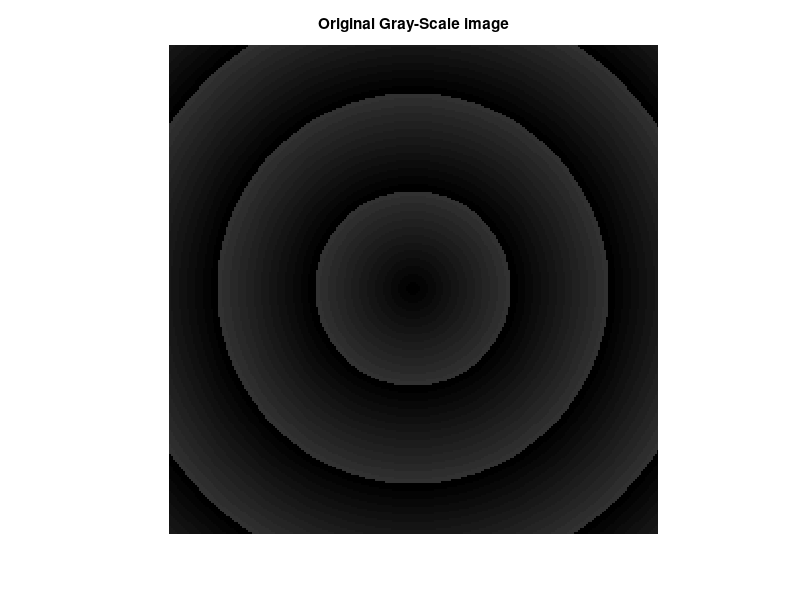
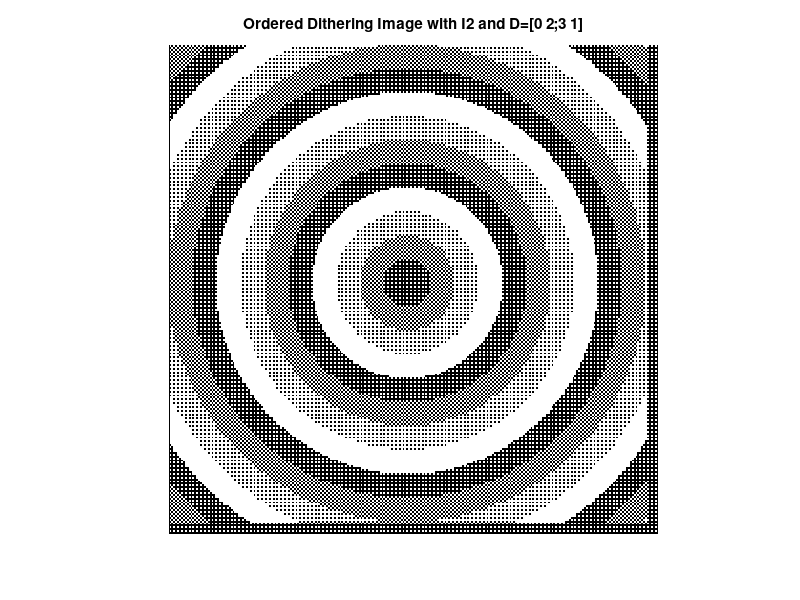
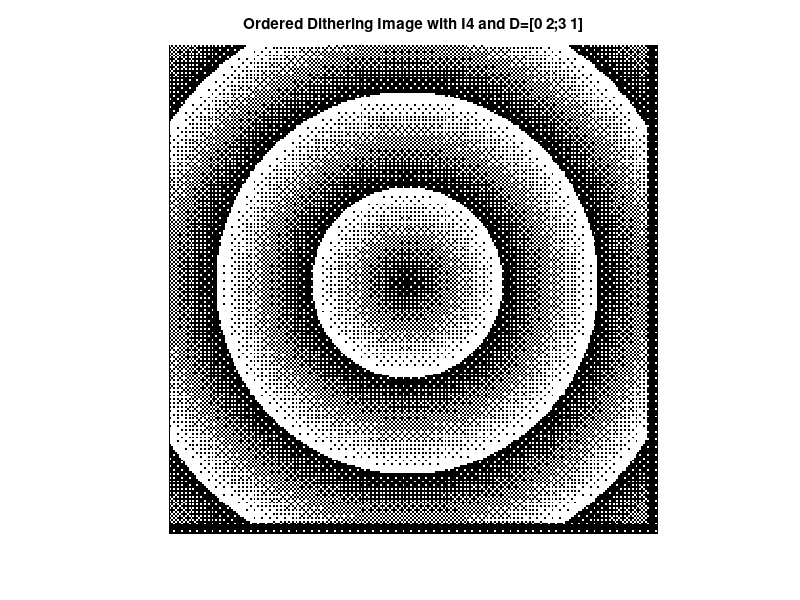
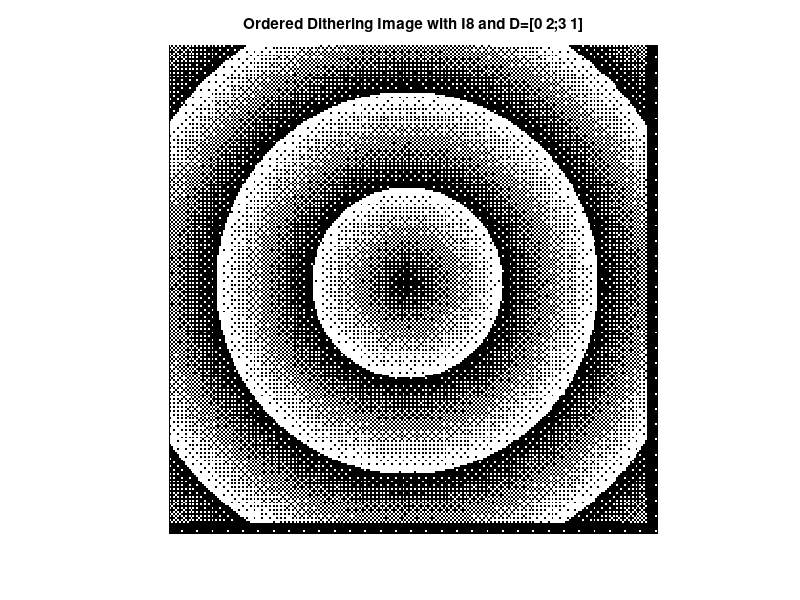

Write the MATLAB code that produced these figures, in order.
close all
clear all
%Create Ordered Dither Matrix
I2 = [0 2 ; 3 1];
I4 = [4*I2+1 , 4*I2+2 ; 4*I2+3 , 4*I2];
I8 = [4*I4+1 , 4*I4+2 ; 4*I4+3 , 4*I4];
I2 = I2 /(max(max(I2))+1);
I4 = I4 /(max(max(I4))+1);
I8 = I8 /(max(max(I8))+1);

%Create Desired image
for m = 1:250
    for n = 1:250
        r = sqrt((m - 125)^2 + (n - 125)^2);
        f(m,n) = mod(r,50);
    end
end
figure, imshow(uint8(f)), title('Original Gray-Scale image');

%Padding Image to be dividible by 8
[M,N] = size(f);
for m = 1:(8-mod(M,8))
    for n = 1:(8-mod(N,8))
        f(M+m,n+N) = 0;
    end
end

%Normalize image
f = (f - min(min(f))) / (max(max(f)) - min(min(f)));

%Half-toning with I2, I4, I8
g_2 = f;
[M,N] = size(f);
for m = 0:fix(M/2)-1
    for n = 0:fix(N/2)-1
        g_2(2*m+1:2*m+2 , 2*n+1:2*n+2) = f(2*m+1:2*m+2 , 2*n+1:2*n+2) >= I2;
    end
end
figure; imshow(g_2); title('Ordered Dithering Image with I2 and D=[0 2;3 1]');

g_4 = f;
[M,N] = size(f);
for m = 0:fix(M/4)-1
    for n = 0:fix(N/4)-1
        g_4(4*m+1:4*m+4 , 4*n+1:4*n+4) = f(4*m+1:4*m+4 , 4*n+1:4*n+4) >= I4;
    end
end
figure; imshow(g_4); title('Ordered Dithering Image with I4 and D=[0 2;3 1]');

g_8 = f;
[M,N] = size(f);
for m = 0:fix(M/8)-1
    for n = 0:fix(N/8)-1
        g_8(8*m+1:8*m+8 , 8*n+1:8*n+8) = f(8*m+1:8*m+8 , 8*n+1:8*n+8) >= I8;
    end
end
figure; imshow(g_8); title('Ordered Dithering Image with I8 and D=[0 2;3 1]');

%Change Ordered Dither Matrix and Repeat above
I2 = [1 0 ; 1 1];
I4 = [4*I2+1 , 4*I2+2 ; 4*I2+3 , 4*I2];
I8 = [4*I4+1 , 4*I4+2 ; 4*I4+3 , 4*I4];
I2 = I2 /(max(max(I2))+1);
I4 = I4 /(max(max(I4))+1);
I8 = I8 /(max(max(I8))+1);
disp(I8);
y_2 = f;
[M,N] = size(f);
for m = 0:fix(M/2)-1
    for n = 0:fix(N/2)-1
        y_2(2*m+1:2*m+2 , 2*n+1:2*n+2) = f(2*m+1:2*m+2 , 2*n+1:2*n+2) >= I2;
    end
end
figure; imshow(y_2); title('Ordered Dithering Image with I2 and D=[1 0;1 1]');

y_4 = f;
[M,N] = size(f);
for m = 0:fix(M/4)-1
    for n = 0:fix(N/4)-1
        y_4(4*m+1:4*m+4 , 4*n+1:4*n+4) = f(4*m+1:4*m+4 , 4*n+1:4*n+4) >= I4;
    end
end
figure; imshow(y_4); title('Ordered Dithering Image with I4 and D=[1 0;1 1]');

y_8 = f;
[M,N] = size(f);
for m = 0:fix(M/8)-1
    for n = 0:fix(N/8)-1
        y_8(8*m+1:8*m+8 , 8*n+1:8*n+8) = f(8*m+1:8*m+8 , 8*n+1:8*n+8) >= I8;
    end
end
figure; imshow(y_8); title('Ordered Dithering Image with I8 and D=[1 0;1 1]');

%Error Diffusion Half-toning
T = 0.5; %Threshold for Error Diffusion
f_hat = f;
b = f_hat >= T;
e = b - f_hat;
[M,N] = size(f);
for m = 2:(M-1)
    for n = 2:(N-1)
        b(m,n) = f_hat(m,n) >= T;
        e(m,n) = b(m,n) - f_hat(m,n);
        f_hat(m-1,n+1) = f_hat(m-1,n+1) - (e(m,n)*3/16);
        f_hat(m,n+1) = f_hat(m,n+1) - (e(m,n)*5/16);
        f_hat(m+1,n+1) = f_hat(m+1,n+1) - (e(m,n)*1/16);
        f_hat(m+1,n) = f_hat(m+1,n) - (e(m,n)*7/16);
    end
end
figure, imshow(b),title('Error Diffusion Dithering');

%Dot Diffusion Half-toning
T = 0.5; %Threshold for Dot Diffusion
g = f;
C = [59 12 46 60 28 14 32 3;  %Class Matrix for Dot Diffusion
    21 25 44 11 58 45 43 30;
    24 20 13 42 33 5 54 8;
    64 52 55 40 63 47 7 18;
    35 57 9 15 50 48 4 36;
    41 17 6 61 22 49 62 34;
    2 53 19 56 39 23 26 51;
    16 37 1 31 29 27 38 10];
C_hat = zeros(10);
C_hat(2:9 , 2:9) = C;
%Create Wieght Matrix for each element in Class Matrix out of main loop for
%reduce process time
for i = 1:64
    mask(:,:,i) = double(C_hat(fix((i-1)/8)+1 : fix((i-1)/8)+3 , mod(i-1,8)+1 : mod(i-1,8)+3) > C_hat(fix((i-1)/8)+2 , mod(i-1,8)+2));
    mask(:,:,i) = mask(:,:,i) .* [1 2 1 ; 2 2 2 ; 1 2 1];
    if sum(sum(mask(:,:,i)))
        mask(:,:,i) = mask(:,:,i) / sum(sum(mask(:,:,i)));
    end
end
%Order Matrix tell us process order for each element in 8*8 Matrix
for i = 1:64
    order(i) = find(C == i);
end
%start of Dot Diffusion
[M,N] = size(f);
for m = 0:fix(M/8)-1
    for n = 0:fix(N/8)-1
        for i = 1:64
            g(8*m+1 + fix((order(i)-1)/8), 8*n+1 + mod(order(i)-1,8)) = f(8*m+1 + fix((order(i)-1)/8), 8*n+1 + mod(order(i)-1,8)) >= T;
            e = f(8*m+1 + fix((order(i)-1)/8), 8*n+1 + mod(order(i)-1,8)) - g(8*m+1 + fix((order(i)-1)/8), 8*n+1 + mod(order(i)-1,8));
            h = e * mask(:,:,i);
            if ((8*m+1 + fix((order(i)-1)/8)) ~= 1) && ((8*m+1 + fix((order(i)-1)/8)) ~= M)
                if (8*n+1 + mod(order(i)-1,8) ~= 1) && (8*n+1 + mod(order(i)-1,8) ~= N)
                    f(8*m + fix((order(i)-1)/8) : 8*m+2 + fix((order(i)-1)/8), 8*n + mod(order(i)-1,8) : 8*n+2 + mod(order(i)-1,8)) = f(8*m + fix((order(i)-1)/8) : 8*m+2 + fix((order(i)-1)/8), 8*n + mod(order(i)-1,8) : 8*n+2 + mod(order(i)-1,8)) + h;
                end
            end
         end
    end
end
figure, imshow(g), title('Dot Diffusion');

            
